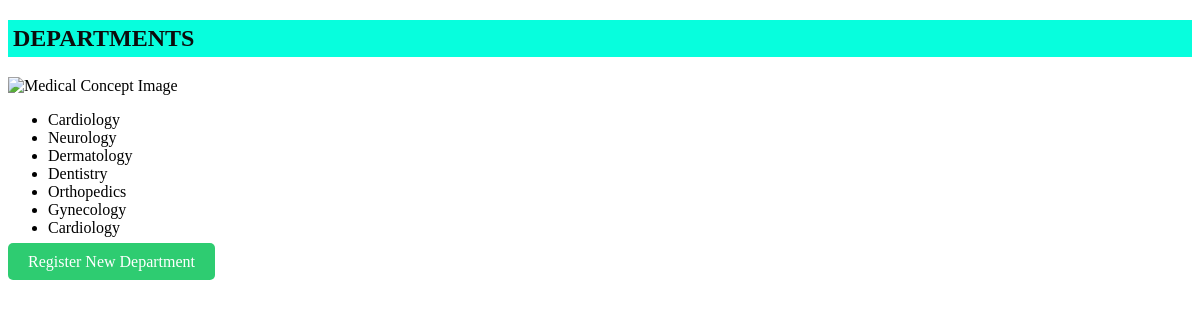
Screenshot of /departments/ with the database file from the repository.
### hospital/models.py (models this page shows, shortened)
class Department(models.Model):
    name = models.CharField(max_length=100)

### hospital/views.py (the view)
# urls.py: path('departments/', views.departments, name='departments'),
def departments(request):
    departments = Department.objects.all()
    if request.method == 'POST':
        form = DepartmentForm(request.POST)
        if form.is_valid():
            form.save()
            return redirect('departments')
    else:
        form = DepartmentForm()
    return render(request, 'departments.html', {'departments': departments, 'form': form})

### hospital/templates/departments.html (shortened to what this page needs)
<!DOCTYPE html>
<html>
<head>
</head>
<body>
    <h2>DEPARTMENTS</h2>
    <div class="image-container">
        <img src="https://static.vecteezy.com/system/resources/previews/000/676/792/original/medical-concept-with-doctor-and-patients-in-flat-cartoon-at-hospital-hall.jpg" alt="Medical Concept Image">
    </div>
    <ul>
        {% for department in departments %}
            <li>{{ department.name }}</li>
        {% endfor %}
    </ul>
    <p><a href="register_department" class="register-btn">Register New Department</a></p>
</body>
</html>

### hospital/templates/departments.html (style rules this page uses)
.image-container img { width: 450px; height: 400px; }
h2 { background-color: #07fedd; color: #0c0c0c; padding: 5px; text-align: left; clear: both; }
.register-btn { background-color: #2ecc71; color: #ffffff; border: none; padding: 10px 20px; font-size: 16px; cursor: pointer; border-radius: 5px; text-decoration: none; }

### rows the page displays
Department: name "Cardiology"
Department: name "Neurology"
Department: name "Dermatology"
Department: name "Dentistry"
Department: name "Orthopedics"
Department: name "Gynecology"
Department: name "Cardiology"
